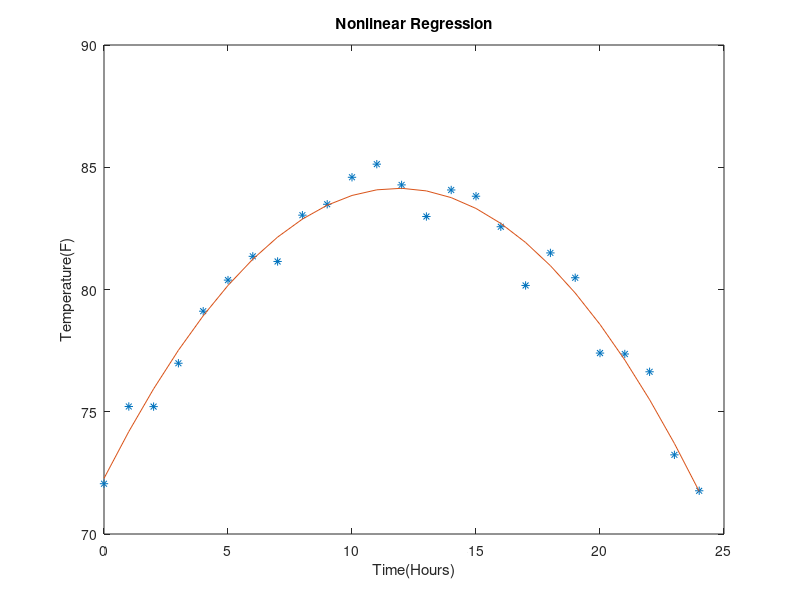

Source code (MATLAB):
%{
EE-2347 Project 2.2
Contributers: Brian McRee
10/13/2013

Published open-source on Git: LegallyKF5RCL/MatlabProject2
%}

%GoGoCodingStandards
clc;
clear all;
close all;

%Load data into structure
DataStruct = load('project_2_2.mat');

%separate structure into arrays
Time = DataStruct.t;
Temp = DataStruct.Temp;

%create zero matrices for less lags
MatrixA = zeros([length(Time),3]);
MatrixX = zeros([3,1]);
MatrixB = zeros([length(Time),1]);

%fill matrixA with its data
MatrixA(1:length(Time), 1) = 1;
MatrixA(1:length(Time), 2) = Time(1:length(Time));
MatrixA(1:length(Time), 3) = Time(1:length(Time)).^2;

%fill matrixB with its data
MatrixB(1:length(Time), 1) = Temp;

%A * X = B

%A more readable version of the next line of code
%X = ((At * A)^-1 * At) * B
%X = (The inverse of (The transpose of A, times A)) times B
MatrixX = (inv(MatrixA' * MatrixA) * MatrixA') * MatrixB;

%pull data out of the matrix to make the equation for quadratic regression
%more readable
X0 = MatrixX(1,1);
X1 = MatrixX(2,1);
X2 = MatrixX(3,1);

%create polynomial with Coefficient 
QuadReg = (X0) + (X1 * Time) + (X2 * Time.^2);

%plot the data
plot(Time, Temp, '*');
hold all;
plot(Time, QuadReg);
title('Nonlinear Regression')
xlabel('Time(Hours)')
ylabel('Temperature(F)')
